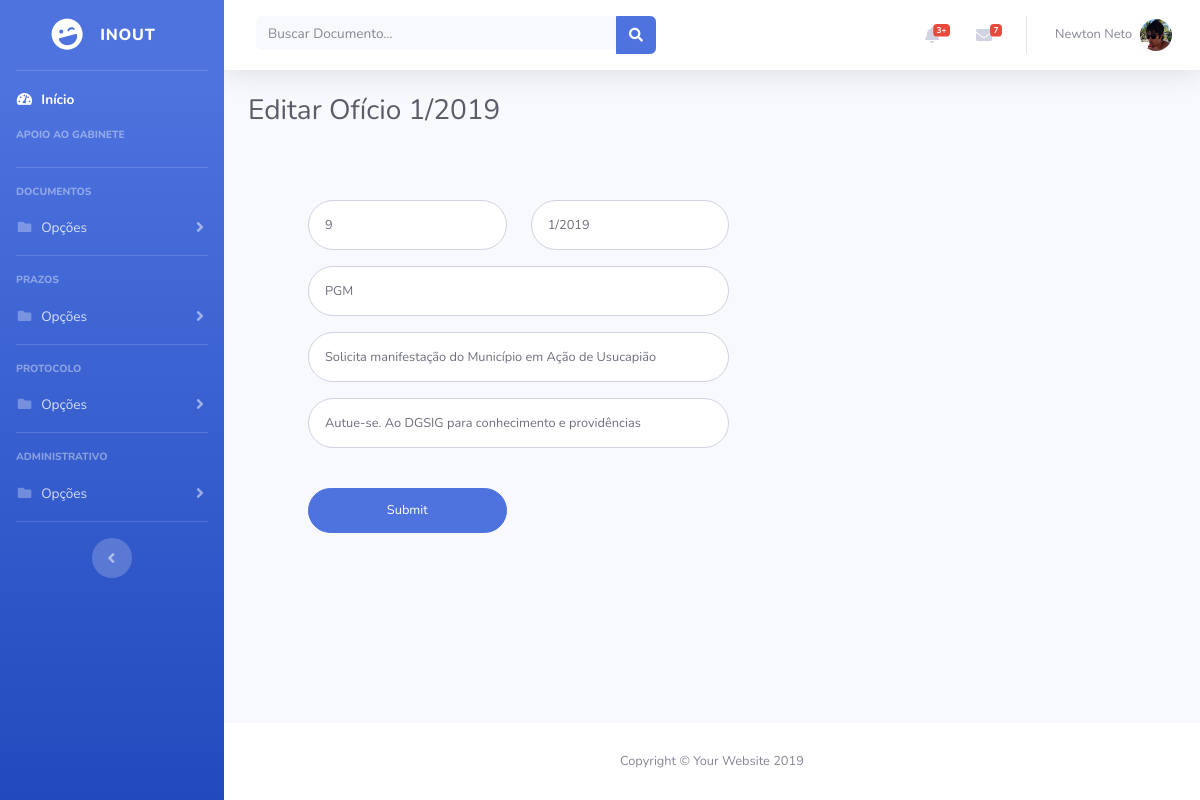
The app's page /1/editar_documento with its own data.
### inout/models.py (models this page shows, shortened)
class Documento(models.Model):
	usuario = models.ForeignKey(User, on_delete = models.PROTECT)
	processo = models.ForeignKey(Processo, on_delete = models.SET_NULL, null = True)
	data_de_recebimento = models.DateTimeField('Data de Entrada')
	tipos_choices = [
		(1, 'Carta'),
		(2, 'Convite'),
		(3, 'Documento'),
		(4, 'Email'),
		(5, 'Mandado de Intimação'),
		(6, 'Memorando'),
		(7, 'Memorando Circular'),
		(8, 'Movimentação da Solicitação'),
		(9, 'Notificação'),
		(10, 'Ofício'),
		(11, 'Ofício Circular'),
		(12, 'Requerimento'),
		(13, 'Outro'),
	]
	tipo = models.IntegerField(choices = tipos_choices, default = 10)
	numero = models.CharField(max_length = 30)
	emissor = models.CharField(max_length = 150)
	assunto = models.CharField(max_length = 1000)
	despacho = models.CharField(max_length = 200)
	entrega_pessoal = models.BooleanField(default = False)
	def tipo_do_documento(self):
		return self.tipos_choices[self.tipo][1]

### inout/views.py (the view)
# urls.py: path('<int:documento_id>/editar_documento', views.editar_documento, name = 'editar_documento'),
def editar_documento(request, documento_id):
	documento = get_object_or_404(Documento, pk = documento_id)
	contexto = {
		'titulo': "Editar " + documento.tipo_do_documento() + " " + documento.numero,
		'documento': documento,
	}
	return render(request, 'inout/editar.html', contexto)

### templates/inout/editar.html (shortened to what this page needs)
{% load staticfiles %}
{% include "header.html" %}
        <div class="container-fluid">
          <h1 class="h3 mb-4 text-gray-800">{{ titulo }}</h1>
          <div class="col-lg-7">
            <div class="p-5">
              {% if documento %}
              <form class="user" action="{% url 'inout:salvarcadastro' %}" method="POST">
                <div class="form-group row">
                  <div class="col-sm-6 mb-3 mb-sm-0">
                    <input type="text" class="form-control form-control-user" id="tipo_de_documento" name="tipo_de_documento" value="{{ documento.tipo }}" required />
                  </div>
                  <div class="col-sm-6">
                    <input type="text" class="form-control form-control-user" id="numero_do_documento" name="numero_do_documento" value="{{ documento.numero }}" required />
                  </div>
                </div>
                <div class="form-group">
                  <input type="text" class="form-control form-control-user" id="orgao_expedidor_do_documento" name="orgao_expedidor_do_documento" value="{{ documento.emissor }}" required />
                </div>
                <div class="form-group">
                  <input type="text" class="form-control form-control-user" id="assunto_do_documento" name="assunto_do_documento" value="{{ documento.assunto }}" required />
                </div>
                <div class="form-group">
                  <input type="text" class="form-control form-control-user" id="despacho_do_documento" name="despacho_do_documento" value="{{ documento.despacho }}" required />
                </div>
                <br/>
                <div class="form-group row">
                  <div class="col-sm-6">
                    <input class="btn btn-primary btn-user btn-block" type="submit" name="Alterar"/>
                  </div>
                </div>
              </form>
              {% endif %}
            </div>
          </div>
        </div>
      </div>
{% include "footer.html" %}

### records on screen
Documento: tipo_de_documento "9", numero_do_documento "1/2019", orgao_expedidor_do_documento "PGM", assunto_do_documento "Solicita manifestação do Município em Ação de Usucapião", despacho_do_documento "Autue-se. Ao DGSIG para conhecimento e providências"

### other values on screen
{{ titulo }} "Editar Ofício 1/2019"
